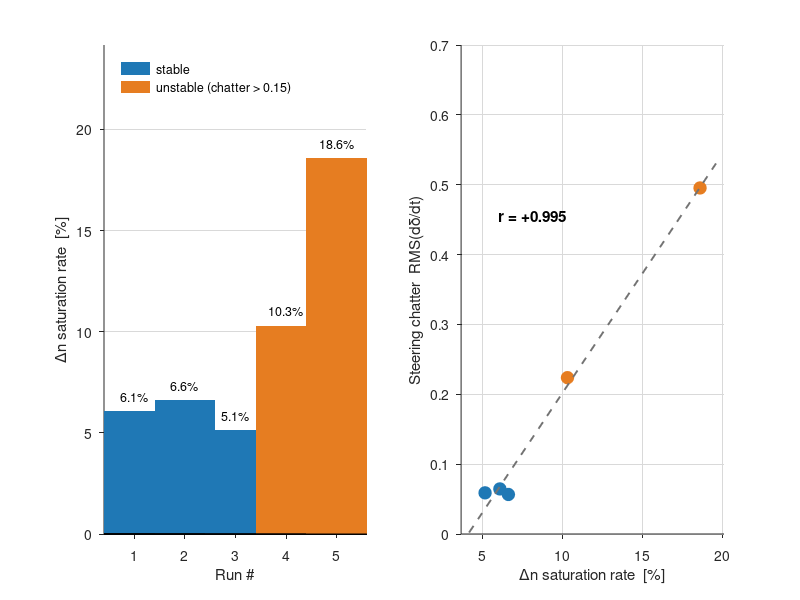

Recreate this plot in MATLAB.
% 안전성 / 실패 모드 - 포화 한계(clamp)의 작동 빈도
%
% 잔차 출력에는 물리적 상한이 이미 걸려 있다 (mpc/residual_model_wrapper.py):
%   clamp = [ds 0.2, dn 0.1, da 0.05, dv 0.4]  (0.1 s 스텝당)
% 제어에 실제 주입되는 것은 dn, da 뿐이다 (B 행렬이 ds/dv 행을 0 으로 매핑).
%
% 핵심: 포화 빈도가 정상 주행에서는 5~7% 인데 불안정 주행에서는 3배로 올라가고,
%       조향 채터와 상관 +0.995 다. 런타임 이상 징후 지표로 쓸 수 있다.
%
% 데이터: fig_safety.mat  (results/safety_failure_modes.py 생성)
% 실행:   results/matlab/ 폴더 안에서 `plot_safety`
% 요구:   base MATLAB 만 (툴박스 불필요). R2013a 이상.

load('fig_safety.mat')

OK  = [0.12 0.47 0.71];      % 파랑 - 정상 주행
BAD = [0.90 0.49 0.13];      % 주황 - 불안정 주행
GRY = [0.45 0.45 0.45];

unstable = chatter > 0.15;   % 채터 임계 (정상 주행은 0.06 내외)

figure('Color','w','Position',[80 80 940 380])

%% (a) 주행별 포화 빈도
subplot(1,2,1); hold on; box off
set(gca,'FontSize',10,'TickDir','out','YGrid','on', ...
        'GridColor',[.85 .85 .85],'GridAlpha',1,'Layer','bottom')
for i = 1:numel(sat_dn_pct)
    c = OK; if unstable(i), c = BAD; end
    bar(i, sat_dn_pct(i), 0.6, 'FaceColor', c, 'EdgeColor','none');
    text(i, sat_dn_pct(i)+0.7, sprintf('%.1f%%', sat_dn_pct(i)), ...
         'HorizontalAlignment','center','FontSize',9);
end
set(gca,'XTick',1:numel(sat_dn_pct),'XTickLabel',1:numel(sat_dn_pct))
xlabel('Run #'); ylabel('\Deltan saturation rate  [%]')
ylim([0 max(sat_dn_pct)*1.3]); xlim([0.4 numel(sat_dn_pct)+0.6])
h(1) = patch(nan,nan,OK,'EdgeColor','none');
h(2) = patch(nan,nan,BAD,'EdgeColor','none');
legend(h, {'stable','unstable (chatter > 0.15)'}, ...
       'Location','northwest','Box','off','FontSize',9)

%% (b) 포화 빈도 vs 조향 채터
subplot(1,2,2); hold on; box off
set(gca,'FontSize',10,'TickDir','out','YGrid','on','XGrid','on', ...
        'GridColor',[.85 .85 .85],'GridAlpha',1,'Layer','bottom')
for i = 1:numel(sat_dn_pct)
    c = OK; if unstable(i), c = BAD; end
    plot(sat_dn_pct(i), chatter(i), 'o', 'Color', c, ...
         'MarkerFaceColor', c, 'MarkerSize',9);
end
p = polyfit(sat_dn_pct, chatter, 1);
xs = linspace(min(sat_dn_pct)-1, max(sat_dn_pct)+1, 20);
plot(xs, polyval(p, xs), '--', 'Color', GRY, 'LineWidth',1.4);
R = corrcoef(sat_dn_pct, chatter);
text(6, max(chatter)*0.92, sprintf('r = %+.3f', R(1,2)), ...
     'FontSize',11,'FontWeight','bold');
xlabel('\Deltan saturation rate  [%]'); ylabel('Steering chatter  RMS(d\delta/dt)')
xlim([min(sat_dn_pct)-1.5 max(sat_dn_pct)+1.5])

%% 콘솔 요약
fprintf('\n[포화 한계]  clamp = [%.2f %.2f %.2f %.2f]  (0.1 s 스텝당)\n', clamp);
for i = 1:numel(sat_dn_pct)
    fprintf('  %d) %-26s  dn 포화 %5.1f%%   채터 %.4f\n', ...
            i, char(run_labels(i)), sat_dn_pct(i), chatter(i));
end
R = corrcoef(sat_dn_pct, chatter);
fprintf('\n  포화 빈도 <-> 조향 채터 상관 r = %+.3f\n', R(1,2));
fprintf('  -> 포화 빈도를 런타임 이상 징후 지표로 사용 가능\n\n');
